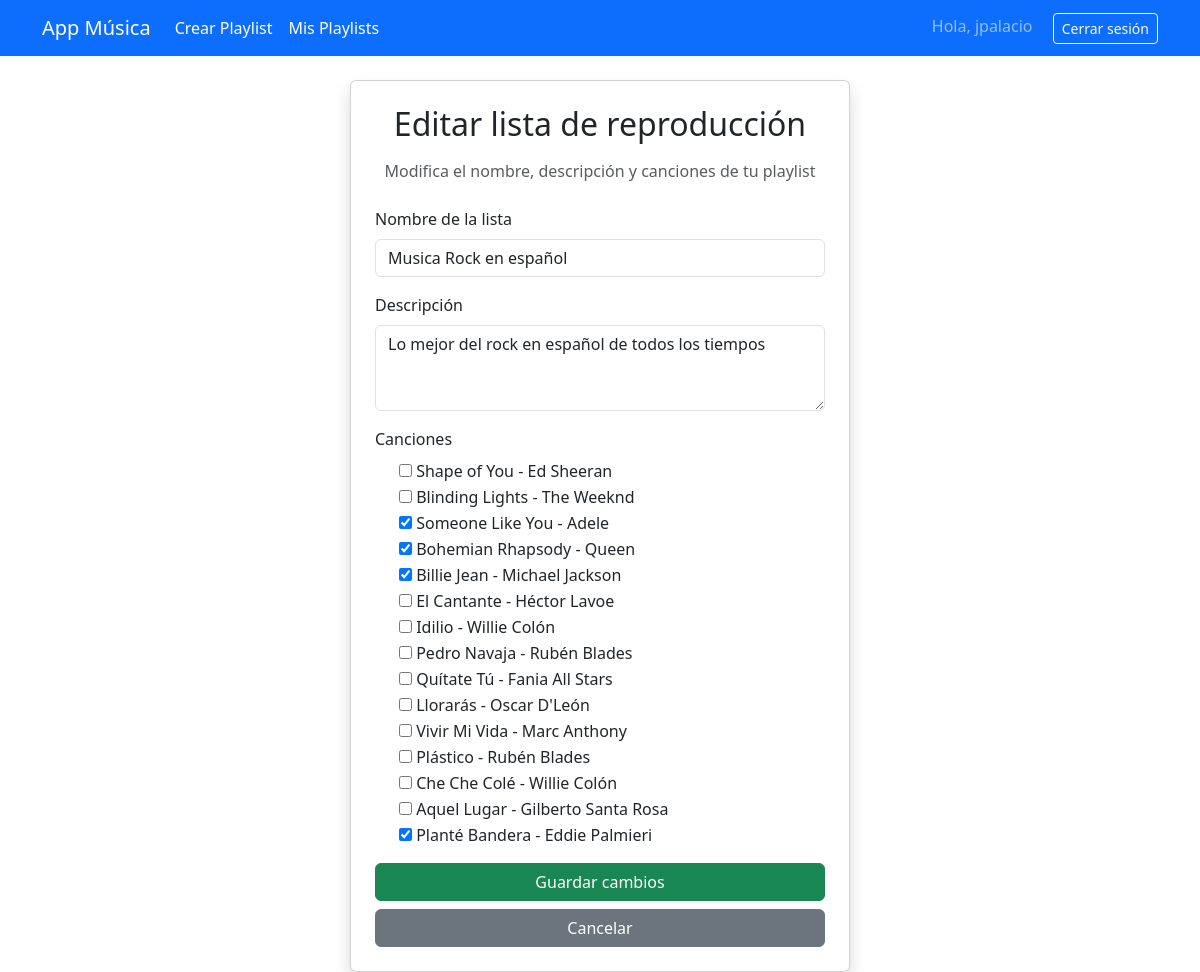
The page /listas/editar/3/ (signed in) on the database its author committed.
### core/models.py (models this page shows, shortened)
class ListaReproduccion(models.Model):
    usuario = models.ForeignKey(User, on_delete=models.CASCADE, related_name='listas_reproduccion')
    nombre = models.CharField(max_length=100)
    descripcion = models.TextField(blank=True)
    fecha_creacion = models.DateTimeField(auto_now_add=True)
    canciones = models.ManyToManyField(Cancion, blank=True, related_name='listas')

### core/views.py (the view)
# urls.py: path('listas/editar/<int:pk>/', views.editar_lista, name='editar_lista'),
@login_required
def editar_lista(request, pk):
    lista = get_object_or_404(ListaReproduccion, pk=pk, usuario=request.user)
    if request.method == 'POST':
        form = ListaReproduccionForm(request.POST, instance=lista)
        if form.is_valid():
            form.save()
            return redirect('lista_listas')
    else:
        form = ListaReproduccionForm(instance=lista)
    return render(request, 'core/editar_lista.html', {'form': form, 'lista': lista})

### core/forms.py
class ListaReproduccionForm(forms.ModelForm):
    canciones = forms.ModelMultipleChoiceField(
        queryset=Cancion.objects.all(),
        widget=forms.CheckboxSelectMultiple,
        required=False,
        label='Canciones'
    )
    class Meta:
        model = ListaReproduccion
        fields = ['nombre', 'descripcion', 'canciones']
        labels = {
            'nombre': 'Nombre de la lista',
            'descripcion': 'Descripción',
        }
        widgets = {
            'descripcion': forms.Textarea(attrs={'rows': 3}),
        }

### core/models.py (called while the page is built)
    def __str__(self):
        return f"{self.titulo} - {self.artista}"

### core/templates/core/editar_lista.html (shortened to what this page needs)
{% extends 'core/base.html' %}
{% load widget_tweaks %}
{% block contenido %}
<div class="container d-flex justify-content-center align-items-center" style="min-height: 80vh;">
  <div class="card p-4 shadow" style="max-width: 500px; width: 100%;">
    <h2 class="text-center mb-3">Editar lista de reproducción</h2>
    <p class="text-center text-muted mb-4">Modifica el nombre, descripción y canciones de tu playlist</p>
    <form method="POST" novalidate>
      {% for field in form %}
        <div class="mb-3">
          <label for="{{ field.id_for_label }}" class="form-label">{{ field.label }}</label>
          {% if field.name == "canciones" %}
            <div>
              {% for checkbox in field %}
                <div class="form-check">
                 {{ checkbox.tag }}
                  <label class="form-check-label" for="{{ checkbox.id_for_label }}">
                    {{ checkbox.choice_label }}
                  </label>
                </div>
              {% endfor %}
            </div>
          {% else %}
            {{ field|add_class:"form-control" }}
          {% endif %}
        </div>
      {% endfor %}
      <button type="submit" class="btn btn-success w-100 mb-2">Guardar cambios</button>
      <a href="{% url 'lista_listas' %}" class="btn btn-secondary w-100">Cancelar</a>
    </form>
  </div>
</div>
{% endblock %}

### core/templates/core/base.html (shortened to what this page needs)
<!DOCTYPE html>
<html lang="es">
<head>
    <link href="https://cdn.jsdelivr.net/npm/bootstrap@5.3.0/dist/css/bootstrap.min.css" rel="stylesheet" />
</head>
<body>
    <nav class="navbar navbar-expand-lg navbar-dark bg-primary">
        <div class="container">
            <a class="navbar-brand" href="{% url 'inicio' %}">App Música</a>
            {% if user.is_authenticated %}
                <ul class="navbar-nav me-auto">
                    <li class="nav-item">
                        <a class="nav-link text-white" href="{% url 'crear_lista' %}">Crear Playlist</a>
                    </li>
                    <li class="nav-item">
                        <a class="nav-link text-white" href="{% url 'lista_listas' %}">Mis Playlists</a>
                    </li>
                </ul>
            {% endif %}
            <div>
                {% if user.is_authenticated %}
                    <span class="navbar-text me-3">Hola, {{ user.username }}</span>
                    <form action="{% url 'salir' %}" method="post" style="display:inline;">
                        <button type="submit" class="btn btn-outline-light btn-sm">Cerrar sesión</button>
                    </form>
                {% else %}
                    <a href="{% url 'ingresar' %}" class="btn btn-outline-light btn-sm">Iniciar sesión</a>
                    <a href="{% url 'registro' %}" class="btn btn-outline-light btn-sm ms-2">Registrarse</a>
                {% endif %}
            </div>
        </div>
    </nav>
    <main class="container mt-4">
        {% block contenido %}
        {% endblock %}
    </main>
</body>
</html>

### rows shown on the page
ListaReproduccion: form "Musica Rock en español" "Lo mejor del rock en español de todos los tiempos"

### other values the page prints
{{ user.username }} "jpalacio"
{{ field.label }} "Nombre de la lista" "Descripción" "Canciones"
{{ checkbox.choice_label }} "Shape of You - Ed Sheeran" "Blinding Lights - The Weeknd" "Someone Like You - Adele" "Bohemian Rhapsody - Queen" "Billie Jean - Michael Jackson" "El Cantante - Héctor Lavoe" "Idilio - Willie Colón" "Pedro Navaja - Rubén Blades" "Quítate Tú - Fania All Stars" "Llorarás - Oscar D'León" "Vivir Mi Vida - Marc Anthony" "Plástico - Rubén Blades" "Che Che Colé - Willie Colón" "Aquel Lugar - Gilberto Santa Rosa" "Planté Bandera - Eddie Palmieri"
